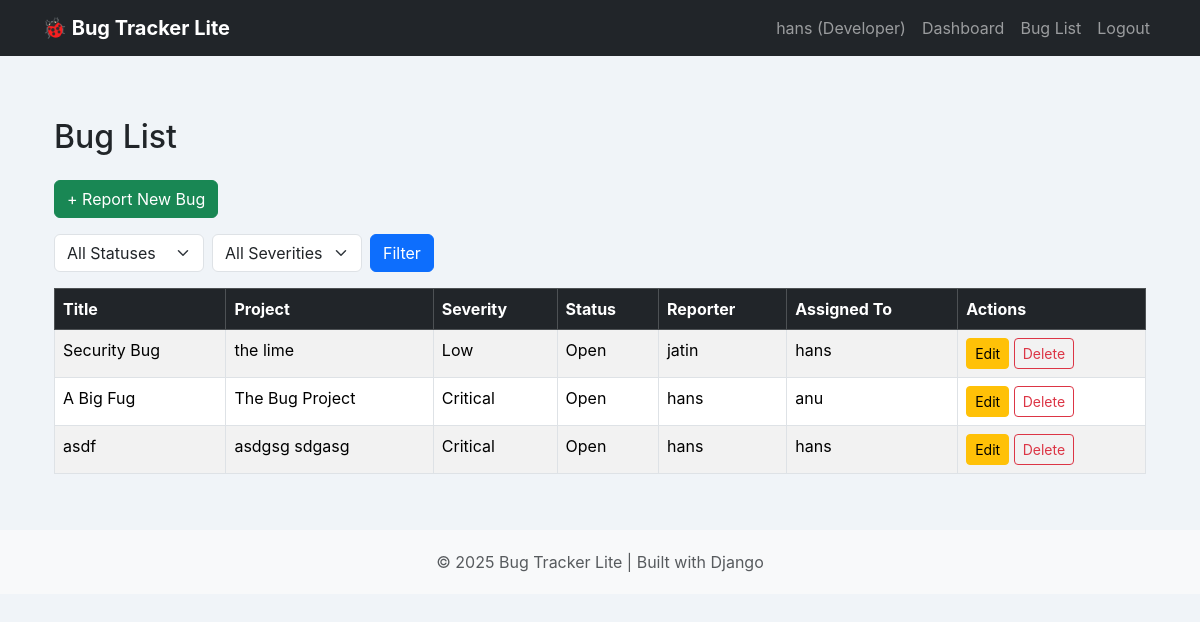
Page /bug_list/ (signed in) on the earlier database version.
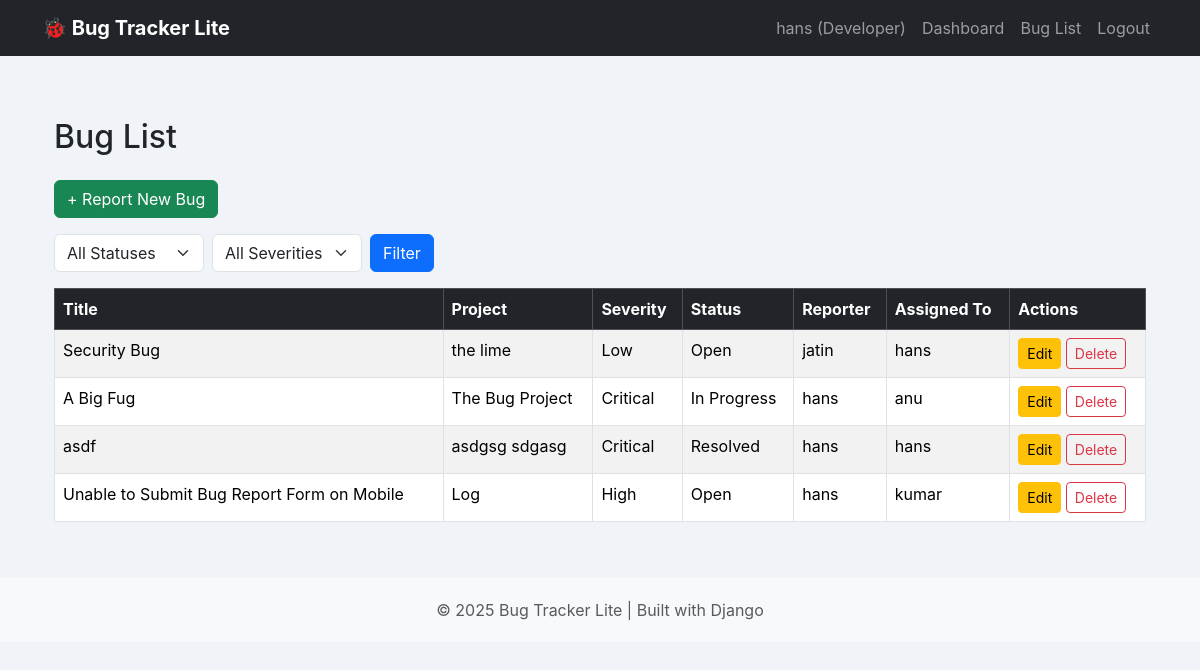
Same page on the later database version.
### bugs/models.py (models this page shows, shortened)
class BugReport(models.Model):
    STATUS_CHOICES = [
        ('Open', 'Open'),
        ('In Progress', 'In Progress'),
        ('Resolved', 'Resolved'),
    ]
    SEVERITY_CHOICES = [
        ('Low', 'Low'),
        ('Medium', 'Medium'),
        ('High', 'High'),
        ('Critical', 'Critical'),
    ]
    title = models.CharField(max_length=200)
    description = models.TextField()
    status = models.CharField(max_length=15, choices=STATUS_CHOICES, default='Open')
    severity = models.CharField(max_length=10, choices=SEVERITY_CHOICES)
    project = models.CharField(max_length=100)
    assigned_to = models.ForeignKey(User, on_delete=models.SET_NULL, null=True, blank=True)
    reporter = models.ForeignKey(User, on_delete=models.CASCADE, default=get_default_reporter, related_name='reported_bugs')
    created_at = models.DateTimeField(auto_now_add=True)

### bugs/views.py (the view)
# urls.py: path('bug_list/', views.bug_list, name='bug_list'),
@login_required
def bug_list(request):
    status_filter = request.GET.get('status')
    severity_filter = request.GET.get('severity')
    if request.user.userprofile.role == 'Reporter':
        bugs = BugReport.objects.filter(reporter=request.user)
    else:
        bugs = BugReport.objects.all()
    if status_filter:
        bugs = bugs.filter(status=status_filter)
    if severity_filter:
        bugs = bugs.filter(severity=severity_filter)
    return render(request, 'bugs/bug_list.html', {
        'bugs': bugs,
        'status_filter': status_filter,
        'severity_filter': severity_filter,
    })

### templates/bugs/bug_list.html (shortened to what this page needs)
{% extends 'base.html' %}
{% block content %}
<div class="container mt-5">
    <h2 class="mb-4">Bug List</h2>
    <a href="{% url 'bug_create' %}" class="btn btn-success mb-3">+ Report New Bug</a>
    <form method="get" class="mb-3 d-flex gap-2">
        <select name="status" class="form-select" style="width: 150px;">
          <option value="">All Statuses</option>
        </select>
        <select name="severity" class="form-select" style="width: 150px;">
          <option value="">All Severities</option>
        </select>
        <button type="submit" class="btn btn-primary">Filter</button>
      </form>
    <table class="table table-striped table-bordered">
        <thead class="table-dark">
            <tr>
                <th>Title</th>
                <th>Project</th>
                <th>Severity</th>
                <th>Status</th>
                <th>Reporter</th>
                <th>Assigned To</th>
                {% if request.user.userprofile.role == "Developer" %}
                <th>Actions</th>
                {% endif %}
            </tr>
        </thead>
        <tbody>
            {% for bug in bugs %}
            <tr>
                <td>{{ bug.title }}</td>
                <td>{{ bug.project }}</td>
                <td>{{ bug.severity }}</td>
                <td>{{ bug.status }}</td>
                <td>{{ bug.reporter }}</td>
                <td>{{ bug.assigned_to }}</td>
                <td>
                    {% if request.user.userprofile.role == "Developer" %}
                    <a href="{% url 'bug_update' bug.id %}" class="btn btn-sm btn-warning">Edit</a>
                    <a href="{% url 'bug_delete' bug.pk %}" class="btn btn-sm btn-outline-danger">Delete</a>
                    {% endif %}
                </td>
            </tr>
            {% empty %}
            <tr>
                <td colspan="6" class="text-center">No bugs reported.</td>
            </tr>
            {% endfor %}
        </tbody>
    </table>
</div>
{% endblock %}

Differences in the rows shown:
changed BugReport "A Big Fug": status "Open" → "In Progress"
changed BugReport "asdf": status "Open" → "Resolved"
added BugReport: title "Unable to Submit Bug Report Form on Mobile", project "Log", severity "High", status "Open", reporter "hans", assigned_to "kumar"
